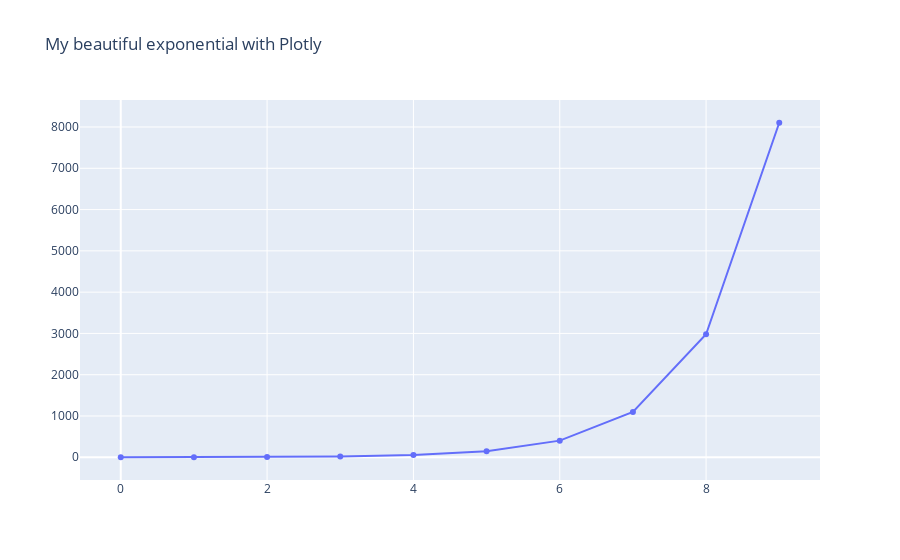

The code cell stored with this chart in its notebook:
### Code cell
import plotly.graph_objects as go

x = np.arange(10)
y = np.exp(x)

figure = go.FigureWidget()
figure.add_scatter(x=x, y=y)
figure.layout.title = 'My beautiful exponential with Plotly'

#figure.layout.xlabel("1")

figure.show()

### Figure 1 — Plotly figure (JSON) as saved in the notebook; plotly's stock layout.template omitted (floating-point values rounded to 4 significant figures)
{"data": [{"type": "scatter", "uid": "bf7693fd-b804-41f9-938c-692fa91cb472", "x": [0, 1, 2, 3, 4, 5, 6, 7, 8, 9], "y": [1, 2.718, 7.389, 20.09, 54.6, 148.4, 403.4, 1097.0, 2981.0, 8103.0]}], "layout": {"title": {"text": "My beautiful exponential with Plotly"}}}
